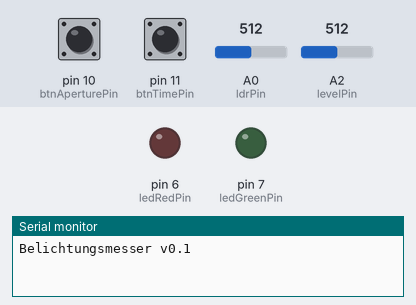
A sketch run on a simulated Arduino Uno, built with avr-gcc and run on an emulated ATmega328P. Parts: output pins drawn as LEDs (lit = HIGH), the last lines printed to the serial monitor. Inputs (shaded band) come from the test bench; at power-on: pin 10 (btnAperturePin) LOW, pin 11 (btnTimePin) HIGH, A0 (ldrPin) = 512, A2 (levelPin) = 512.

Above: at 1.2 s.
1.3 s: pin 10 (btnAperturePin) pulled HIGH for 0.15 s
At 2.5 s:
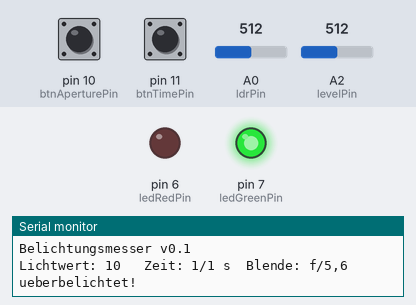
Timing chart, 0 to 4.3 s (numbered marks = the images above; inputs shaded):
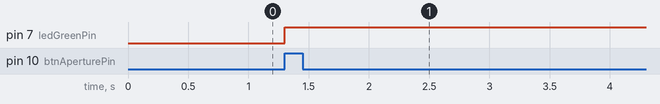

The sketch:

BelichtungsMesser.ino
```cpp
/* Digital Fotografie Hacks
 * Belichtungsmesser:
 * Prinzip eines Nachfuehr Belichtungsmessers
 * v0.1, 2014-01-31, Peter Recktenwald
*/

/*-----[Konstanten Deklaration]--------*/
#define btnTimePin     11  /* Taster zur Zeiteinstellung */
#define btnAperturePin 10  /* Taster zur Blendeneinstellung */

#define ledGreenPin     7  /* gruene LED fuer Ueberbelichtung */
#define ledRedPin       6  /* rote LED fuer Unterbelichtung */

#define ldrPin         A0  /* analoger Eingang fuer LDR */
#define levelPin       A2  /* analoger Eingang fuer Poti */

enum eMode
{
  MODE_TIME,    /* 0 Mode Zeitmessung */
  MODE_APERTURE /* 1 Mode Blendenmessung */
};

/*-----[Variablen Deklaration]--------*/
int LW, oldLW;     /* Lichtwert */
int exposure;      /* Belichtung */
int LWt, oldLWt;   /* Zeitleitwert */
int LWk, oldLWk;   /* Blendenleitwert */
int ldrVal;        /* LDR Wert */
int levelVal;      /* Potentiometer Wert */
eMode mode;        /* Mode Zeit- oder Blendenmessung */

/* Zeitleitwert in Belichtungszeit Wert Umrechnungs Tabelle */
char timeTbl[11][5] = { "1", "2", "4", "8", "15", "30", "60", "125", "250", "500", "1000" };
/* Blendenleitwert in Blendenwert Umrechnungs Tabelle */
char apertureTbl[11][4] = { "1", "1,4", "2", "2,8", "4", "5,6", "8", "11", "16", "22", "32" };

void setup()
{
  pinMode(ledGreenPin, OUTPUT);
  pinMode(ledRedPin, OUTPUT);

  Serial.begin(57600);
  Serial.println("Belichtungsmesser v0.1");

  mode = MODE_TIME;
  LWt = 0;
  LWk = 0;
  oldLWt = -1;
  oldLWk = -1;
}


void loop()
{
  /*---- Eingabe ----*/
  ldrVal = analogRead(ldrPin);
  levelVal = analogRead(levelPin);
  if (digitalRead(btnTimePin) == LOW)
  {
    while (digitalRead(btnTimePin) == LOW);
    mode = MODE_TIME;
  }
  else if (digitalRead(btnAperturePin) == LOW)
  {
    while (digitalRead(btnAperturePin) == LOW);
    mode = MODE_APERTURE;
  }
  /*---- Verarbeitung ----*/
  LW = map(ldrVal, 0, 1023, 0, 20);
  switch (mode)
  {
    case MODE_TIME:
      LWt = map(levelVal, 0, 1023, 0, 10);
    break;
    case MODE_APERTURE:
      LWk = map(levelVal, 0, 1023, 0, 10);
    break;
    default:
    break;
  }
  exposure = LW - (LWt + LWk);

  /*---- Ausgabe ----*/
  if (oldLWt != LWt || oldLWk != LWk || LW != oldLW)
  {
    Serial.print("Lichtwert: ");
    Serial.print(LW, DEC);
    Serial.print(" ");
    oldLW = LW;
    Serial.print("\tZeit: 1/");
    Serial.print(timeTbl[LWt]);
    Serial.print(" s");
    oldLWt = LWt;
    oldLWt = LWt;
    Serial.print("\tBlende: f/");
    Serial.print(apertureTbl[LWk]);
    Serial.print(" ");
    oldLWk = LWk;
    if (exposure < 0)         /* Unterbelichtung */
    {
      Serial.println("unterbelichtet!");
      digitalWrite(ledRedPin, HIGH);
      digitalWrite(ledGreenPin, LOW);
    }
    else if (exposure > 0)    /* Ueberbelichtung */
    {
      Serial.println("ueberbelichtet!");
      digitalWrite(ledRedPin, LOW);
      digitalWrite(ledGreenPin, HIGH);
    }
    else                       /* korrekte Belichtung */
    {
      Serial.println("korrekt belichtet!");
      digitalWrite(ledRedPin, HIGH);
      digitalWrite(ledGreenPin, HIGH);
    }
  }
  delay(100);
}
```

Measured:
- after the input at 1.3 s, pin 7 (ledGreenPin): LOW → HIGH at once
